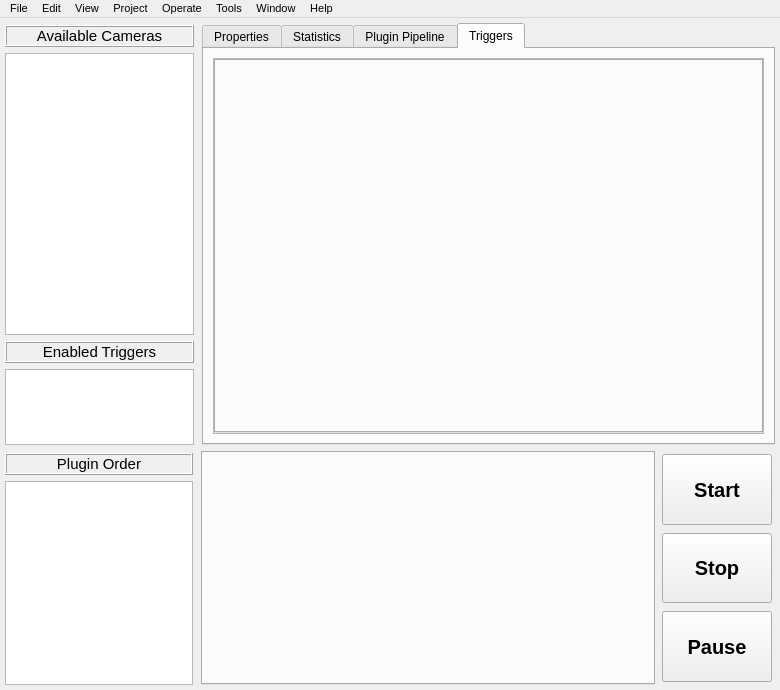
<?xml version="1.0" encoding="UTF-8"?>
<ui version="4.0">
 <class>MainWindow</class>
 <widget class="QMainWindow" name="MainWindow">
  <property name="geometry">
   <rect>
    <x>0</x>
    <y>0</y>
    <width>780</width>
    <height>690</height>
   </rect>
  </property>
  <property name="font">
   <font>
    <pointsize>8</pointsize>
   </font>
  </property>
  <property name="windowTitle">
   <string>RataGUI</string>
  </property>
  <property name="iconSize">
   <size>
    <width>15</width>
    <height>15</height>
   </size>
  </property>
  <widget class="QWidget" name="centralwidget">
   <layout class="QVBoxLayout" name="verticalLayout_2" stretch="9,5">
    <property name="leftMargin">
     <number>5</number>
    </property>
    <property name="topMargin">
     <number>5</number>
    </property>
    <property name="rightMargin">
     <number>5</number>
    </property>
    <property name="bottomMargin">
     <number>5</number>
    </property>
    <item>
     <layout class="QHBoxLayout" name="camControl" stretch="1,3">
      <item>
       <layout class="QVBoxLayout" name="camListLayout" stretch="0,0,0,0">
        <property name="spacing">
         <number>6</number>
        </property>
        <property name="topMargin">
         <number>2</number>
        </property>
        <property name="rightMargin">
         <number>2</number>
        </property>
        <item>
         <widget class="QLabel" name="camListLabel">
          <property name="sizePolicy">
           <sizepolicy hsizetype="Minimum" vsizetype="Preferred">
            <horstretch>0</horstretch>
            <verstretch>0</verstretch>
           </sizepolicy>
          </property>
          <property name="maximumSize">
           <size>
            <width>260</width>
            <height>16777215</height>
           </size>
          </property>
          <property name="font">
           <font>
            <family>Arial</family>
            <pointsize>11</pointsize>
            <weight>50</weight>
            <bold>false</bold>
           </font>
          </property>
          <property name="frameShape">
           <enum>QFrame::Box</enum>
          </property>
          <property name="frameShadow">
           <enum>QFrame::Raised</enum>
          </property>
          <property name="text">
           <string>Available Cameras</string>
          </property>
          <property name="alignment">
           <set>Qt::AlignCenter</set>
          </property>
          <property name="margin">
           <number>1</number>
          </property>
         </widget>
        </item>
        <item>
         <widget class="QListWidget" name="cam_list">
          <property name="maximumSize">
           <size>
            <width>240</width>
            <height>16777215</height>
           </size>
          </property>
          <property name="font">
           <font>
            <pointsize>10</pointsize>
           </font>
          </property>
          <property name="editTriggers">
           <set>QAbstractItemView::NoEditTriggers</set>
          </property>
          <property name="spacing">
           <number>5</number>
          </property>
          <property name="sortingEnabled">
           <bool>false</bool>
          </property>
         </widget>
        </item>
        <item>
         <widget class="QLabel" name="triggerListLabel">
          <property name="sizePolicy">
           <sizepolicy hsizetype="Minimum" vsizetype="Preferred">
            <horstretch>0</horstretch>
            <verstretch>0</verstretch>
           </sizepolicy>
          </property>
          <property name="maximumSize">
           <size>
            <width>240</width>
            <height>16777215</height>
           </size>
          </property>
          <property name="font">
           <font>
            <family>Arial</family>
            <pointsize>11</pointsize>
            <weight>50</weight>
            <bold>false</bold>
           </font>
          </property>
          <property name="frameShape">
           <enum>QFrame::Box</enum>
          </property>
          <property name="frameShadow">
           <enum>QFrame::Raised</enum>
          </property>
          <property name="text">
           <string>Enabled Triggers</string>
          </property>
          <property name="alignment">
           <set>Qt::AlignCenter</set>
          </property>
          <property name="margin">
           <number>1</number>
          </property>
         </widget>
        </item>
        <item>
         <widget class="QListWidget" name="trigger_list">
          <property name="sizePolicy">
           <sizepolicy hsizetype="Expanding" vsizetype="Minimum">
            <horstretch>0</horstretch>
            <verstretch>0</verstretch>
           </sizepolicy>
          </property>
          <property name="minimumSize">
           <size>
            <width>180</width>
            <height>0</height>
           </size>
          </property>
          <property name="maximumSize">
           <size>
            <width>240</width>
            <height>16777215</height>
           </size>
          </property>
          <property name="font">
           <font>
            <pointsize>10</pointsize>
           </font>
          </property>
          <property name="sizeAdjustPolicy">
           <enum>QAbstractScrollArea::AdjustToContents</enum>
          </property>
          <property name="editTriggers">
           <set>QAbstractItemView::NoEditTriggers</set>
          </property>
          <property name="spacing">
           <number>5</number>
          </property>
          <property name="wordWrap">
           <bool>false</bool>
          </property>
          <property name="selectionRectVisible">
           <bool>false</bool>
          </property>
         </widget>
        </item>
       </layout>
      </item>
      <item>
       <widget class="QTabWidget" name="camAttributes">
        <property name="font">
         <font>
          <pointsize>9</pointsize>
         </font>
        </property>
        <property name="currentIndex">
         <number>3</number>
        </property>
        <widget class="QWidget" name="camPropsTab">
         <attribute name="title">
          <string>Properties</string>
         </attribute>
         <layout class="QGridLayout" name="gridLayout">
          <item row="0" column="0">
           <widget class="QScrollArea" name="camPropsScroll">
            <property name="widgetResizable">
             <bool>true</bool>
            </property>
            <widget class="QWidget" name="camPropsContents">
             <property name="geometry">
              <rect>
               <x>0</x>
               <y>0</y>
               <width>553</width>
               <height>383</height>
              </rect>
             </property>
             <layout class="QGridLayout" name="gridLayout_6">
              <property name="leftMargin">
               <number>0</number>
              </property>
              <property name="topMargin">
               <number>0</number>
              </property>
              <property name="rightMargin">
               <number>0</number>
              </property>
              <property name="bottomMargin">
               <number>0</number>
              </property>
              <item row="0" column="0">
               <widget class="VerticalTabWidget" name="cam_props"/>
              </item>
             </layout>
            </widget>
           </widget>
          </item>
         </layout>
        </widget>
        <widget class="QWidget" name="camStatsTab">
         <attribute name="title">
          <string>Statistics</string>
         </attribute>
         <layout class="QGridLayout" name="gridLayout_2">
          <item row="0" column="0">
           <widget class="QTableWidget" name="cam_stats">
            <property name="frameShape">
             <enum>QFrame::NoFrame</enum>
            </property>
            <property name="editTriggers">
             <set>QAbstractItemView::NoEditTriggers</set>
            </property>
            <property name="alternatingRowColors">
             <bool>false</bool>
            </property>
            <property name="rowCount">
             <number>0</number>
            </property>
            <attribute name="horizontalHeaderCascadingSectionResizes">
             <bool>false</bool>
            </attribute>
            <attribute name="horizontalHeaderShowSortIndicator" stdset="0">
             <bool>false</bool>
            </attribute>
            <attribute name="horizontalHeaderStretchLastSection">
             <bool>false</bool>
            </attribute>
            <attribute name="verticalHeaderVisible">
             <bool>false</bool>
            </attribute>
            <attribute name="verticalHeaderShowSortIndicator" stdset="0">
             <bool>false</bool>
            </attribute>
            <attribute name="verticalHeaderStretchLastSection">
             <bool>false</bool>
            </attribute>
            <column>
             <property name="text">
              <string>Camera Name</string>
             </property>
            </column>
            <column>
             <property name="text">
              <string>Frames Acquired</string>
             </property>
            </column>
            <column>
             <property name="text">
              <string>Frames Dropped</string>
             </property>
            </column>
            <column>
             <property name="text">
              <string>Buffer Size</string>
             </property>
            </column>
            <column>
             <property name="text">
              <string>Total Latency</string>
             </property>
            </column>
           </widget>
          </item>
         </layout>
        </widget>
        <widget class="QWidget" name="pluginPipelineTab">
         <attribute name="title">
          <string>Plugin Pipeline</string>
         </attribute>
         <layout class="QGridLayout" name="gridLayout_3">
          <item row="0" column="0">
           <widget class="QTableWidget" name="plugin_pipeline">
            <property name="frameShape">
             <enum>QFrame::NoFrame</enum>
            </property>
            <property name="sizeAdjustPolicy">
             <enum>QAbstractScrollArea::AdjustToContents</enum>
            </property>
            <property name="editTriggers">
             <set>QAbstractItemView::NoEditTriggers</set>
            </property>
            <attribute name="horizontalHeaderDefaultSectionSize">
             <number>74</number>
            </attribute>
           </widget>
          </item>
         </layout>
        </widget>
        <widget class="QWidget" name="camTriggersTab">
         <attribute name="title">
          <string>Triggers</string>
         </attribute>
         <layout class="QGridLayout" name="gridLayout_4">
          <item row="0" column="0">
           <widget class="QScrollArea" name="camTriggersScroll">
            <property name="widgetResizable">
             <bool>true</bool>
            </property>
            <widget class="QWidget" name="camTriggersContents">
             <property name="geometry">
              <rect>
               <x>0</x>
               <y>0</y>
               <width>553</width>
               <height>383</height>
              </rect>
             </property>
             <layout class="QGridLayout" name="gridLayout_5">
              <property name="leftMargin">
               <number>0</number>
              </property>
              <property name="topMargin">
               <number>0</number>
              </property>
              <property name="rightMargin">
               <number>0</number>
              </property>
              <property name="bottomMargin">
               <number>0</number>
              </property>
              <item row="0" column="0">
               <widget class="VerticalTabWidget" name="cam_triggers"/>
              </item>
             </layout>
            </widget>
           </widget>
          </item>
         </layout>
        </widget>
       </widget>
      </item>
     </layout>
    </item>
    <item>
     <layout class="QHBoxLayout" name="pluginControl" stretch="5,12,3">
      <property name="sizeConstraint">
       <enum>QLayout::SetMinimumSize</enum>
      </property>
      <property name="leftMargin">
       <number>0</number>
      </property>
      <property name="rightMargin">
       <number>0</number>
      </property>
      <item>
       <layout class="QVBoxLayout" name="pluginListLayout">
        <property name="spacing">
         <number>6</number>
        </property>
        <property name="topMargin">
         <number>2</number>
        </property>
        <property name="rightMargin">
         <number>2</number>
        </property>
        <item>
         <widget class="QLabel" name="pluginListLabel">
          <property name="sizePolicy">
           <sizepolicy hsizetype="Minimum" vsizetype="Preferred">
            <horstretch>0</horstretch>
            <verstretch>0</verstretch>
           </sizepolicy>
          </property>
          <property name="maximumSize">
           <size>
            <width>240</width>
            <height>16777215</height>
           </size>
          </property>
          <property name="font">
           <font>
            <family>Arial</family>
            <pointsize>11</pointsize>
            <weight>50</weight>
            <bold>false</bold>
           </font>
          </property>
          <property name="frameShape">
           <enum>QFrame::Box</enum>
          </property>
          <property name="frameShadow">
           <enum>QFrame::Raised</enum>
          </property>
          <property name="text">
           <string>Plugin Order</string>
          </property>
          <property name="alignment">
           <set>Qt::AlignCenter</set>
          </property>
          <property name="margin">
           <number>1</number>
          </property>
         </widget>
        </item>
        <item>
         <widget class="QListWidget" name="plugin_list">
          <property name="maximumSize">
           <size>
            <width>240</width>
            <height>16777215</height>
           </size>
          </property>
          <property name="font">
           <font>
            <pointsize>10</pointsize>
           </font>
          </property>
          <property name="editTriggers">
           <set>QAbstractItemView::NoEditTriggers</set>
          </property>
          <property name="dragEnabled">
           <bool>true</bool>
          </property>
          <property name="dragDropMode">
           <enum>QAbstractItemView::DragDrop</enum>
          </property>
          <property name="defaultDropAction">
           <enum>Qt::MoveAction</enum>
          </property>
          <property name="spacing">
           <number>5</number>
          </property>
         </widget>
        </item>
       </layout>
      </item>
      <item>
       <widget class="QTabWidget" name="plugin_settings">
        <property name="sizePolicy">
         <sizepolicy hsizetype="Expanding" vsizetype="Expanding">
          <horstretch>0</horstretch>
          <verstretch>0</verstretch>
         </sizepolicy>
        </property>
        <property name="font">
         <font>
          <pointsize>9</pointsize>
         </font>
        </property>
        <property name="currentIndex">
         <number>-1</number>
        </property>
       </widget>
      </item>
      <item>
       <widget class="QFrame" name="frame">
        <property name="maximumSize">
         <size>
          <width>120</width>
          <height>16777215</height>
         </size>
        </property>
        <property name="frameShape">
         <enum>QFrame::NoFrame</enum>
        </property>
        <property name="frameShadow">
         <enum>QFrame::Raised</enum>
        </property>
        <property name="lineWidth">
         <number>0</number>
        </property>
        <layout class="QVBoxLayout" name="verticalLayout">
         <property name="spacing">
          <number>8</number>
         </property>
         <property name="leftMargin">
          <number>1</number>
         </property>
         <property name="topMargin">
          <number>3</number>
         </property>
         <property name="rightMargin">
          <number>3</number>
         </property>
         <property name="bottomMargin">
          <number>3</number>
         </property>
         <item>
          <widget class="QPushButton" name="start_button">
           <property name="sizePolicy">
            <sizepolicy hsizetype="Minimum" vsizetype="Expanding">
             <horstretch>0</horstretch>
             <verstretch>0</verstretch>
            </sizepolicy>
           </property>
           <property name="font">
            <font>
             <pointsize>15</pointsize>
             <weight>75</weight>
             <bold>true</bold>
            </font>
           </property>
           <property name="text">
            <string>Start</string>
           </property>
          </widget>
         </item>
         <item>
          <widget class="QPushButton" name="stop_button">
           <property name="enabled">
            <bool>true</bool>
           </property>
           <property name="sizePolicy">
            <sizepolicy hsizetype="Minimum" vsizetype="Expanding">
             <horstretch>0</horstretch>
             <verstretch>0</verstretch>
            </sizepolicy>
           </property>
           <property name="font">
            <font>
             <pointsize>15</pointsize>
             <weight>75</weight>
             <bold>true</bold>
            </font>
           </property>
           <property name="mouseTracking">
            <bool>false</bool>
           </property>
           <property name="autoFillBackground">
            <bool>false</bool>
           </property>
           <property name="text">
            <string>Stop</string>
           </property>
           <property name="autoDefault">
            <bool>false</bool>
           </property>
           <property name="default">
            <bool>false</bool>
           </property>
           <property name="flat">
            <bool>false</bool>
           </property>
          </widget>
         </item>
         <item>
          <widget class="QPushButton" name="pause_button">
           <property name="sizePolicy">
            <sizepolicy hsizetype="Minimum" vsizetype="Expanding">
             <horstretch>0</horstretch>
             <verstretch>0</verstretch>
            </sizepolicy>
           </property>
           <property name="font">
            <font>
             <pointsize>15</pointsize>
             <weight>75</weight>
             <bold>true</bold>
            </font>
           </property>
           <property name="text">
            <string>Pause</string>
           </property>
          </widget>
         </item>
        </layout>
       </widget>
      </item>
     </layout>
    </item>
   </layout>
  </widget>
  <widget class="QMenuBar" name="menubar">
   <property name="geometry">
    <rect>
     <x>0</x>
     <y>0</y>
     <width>780</width>
     <height>18</height>
    </rect>
   </property>
   <property name="nativeMenuBar">
    <bool>false</bool>
   </property>
   <widget class="QMenu" name="menuFile">
    <property name="title">
     <string>File</string>
    </property>
    <addaction name="actionNew"/>
    <addaction name="actionOpen"/>
    <addaction name="actionSave"/>
   </widget>
   <widget class="QMenu" name="menuEdit">
    <property name="title">
     <string>Edit</string>
    </property>
   </widget>
   <widget class="QMenu" name="menuView">
    <property name="title">
     <string>View</string>
    </property>
   </widget>
   <widget class="QMenu" name="menuProject">
    <property name="title">
     <string>Project</string>
    </property>
   </widget>
   <widget class="QMenu" name="menuOperate">
    <property name="title">
     <string>Operate</string>
    </property>
   </widget>
   <widget class="QMenu" name="menuTools">
    <property name="title">
     <string>Tools</string>
    </property>
   </widget>
   <widget class="QMenu" name="menuWindow">
    <property name="title">
     <string>Window</string>
    </property>
   </widget>
   <widget class="QMenu" name="menuHelp">
    <property name="title">
     <string>Help</string>
    </property>
   </widget>
   <addaction name="menuFile"/>
   <addaction name="menuEdit"/>
   <addaction name="menuView"/>
   <addaction name="menuProject"/>
   <addaction name="menuOperate"/>
   <addaction name="menuTools"/>
   <addaction name="menuWindow"/>
   <addaction name="menuHelp"/>
  </widget>
  <action name="actionNew">
   <property name="text">
    <string>New</string>
   </property>
  </action>
  <action name="actionOpen">
   <property name="text">
    <string>Open</string>
   </property>
  </action>
  <action name="actionSave">
   <property name="text">
    <string>Save</string>
   </property>
  </action>
 </widget>
 <customwidgets>
  <customwidget>
   <class>VerticalTabWidget</class>
   <extends>QTabWidget</extends>
   <header>.vtab_widget</header>
   <container>1</container>
  </customwidget>
 </customwidgets>
 <resources/>
 <connections/>
</ui>
